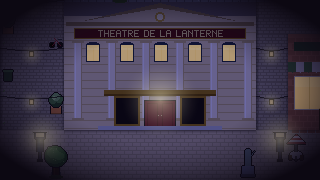
#> input picture RIDEAU/assets/prologue/01_ville.png, 320 x 180 px
$ python -i prologue_art.py   (imports and definitions only)
#> lines starting #> are read from the running program, lines starting #| are printed output that depends on the picture
#> further down, picture is the input picture: PIL image 320x180 RGB; mean R, G, B 60, 52.6, 69.6
"""Illustrations du prologue (cinématique de la première partie), 320×180,
affichées ×4 en 1280×720. Composées à partir des images du jeu (ville, salle,
personnages, portraits) puis « développées » selon l'époque : nuit, sépia des
souvenirs, couleurs froides du déclin. Appelé par generate_art.py, après le
dessin du monde (il en réutilise les images)."""
import os

from PIL import Image, ImageEnhance, ImageFilter

W, H = 320, 180
T = 16


def _load(root, rel):
    return Image.open(os.path.join(root, "assets", rel)).convert("RGBA")


# [4 lines left out: function _city, not called in this run]


def _person(root, sprite, frame_row=0):
    return _load(root, "world/people/%s.png" % sprite).crop((0, frame_row * 24, 16, frame_row * 24 + 24))


def _crop_center(img, cx, cy):
    return img.crop((cx - W // 2, cy - H // 2, cx + W // 2, cy + H // 2))


# [4 lines left out: function _tint, not called in this run]


def _sepia(img, strength=1.0):
#> called with strength = 1
    gray = ImageEnhance.Color(img).enhance(0.0).convert("L")
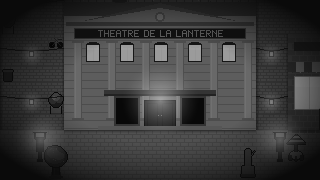
#> gray: PIL image 320x180 L; min 3, max 165, mean 56.7
    sep = Image.merge("RGB", (gray.point(lambda v: min(255, int(v * 1.07 + 18))), gray.point(lambda v: int(v * 0.92 + 8)),
                              gray.point(lambda v: int(v * 0.72)))).convert("RGBA")
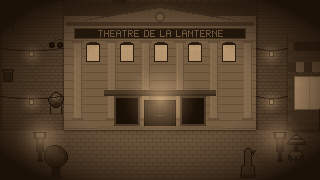
#> sep: PIL image 320x180 RGBA; mean R, G, B, A 78.2, 59.7, 40.3, 255
#> (the run stopped early here; a loop or call above may not have finished)
